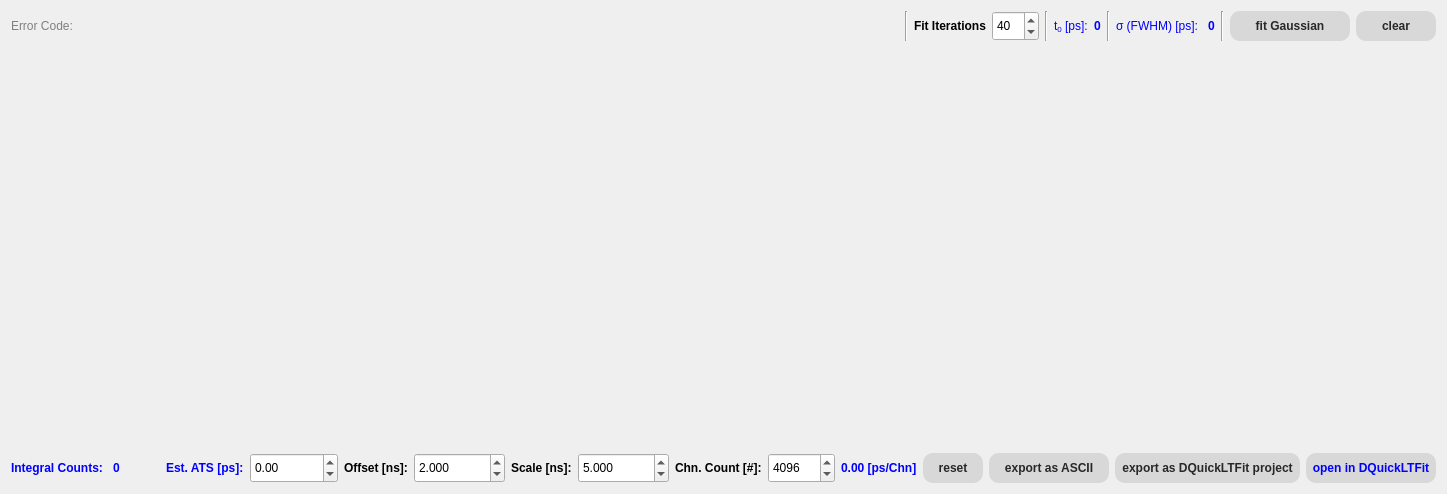
      <widget class="QWidget" name="tab_7">
       <attribute name="title">
        <string>Spec (Merged)</string>
       </attribute>
       <layout class="QVBoxLayout" name="verticalLayout_12">
        <item>
         <layout class="QHBoxLayout" name="horizontalLayout_16">
          <item>
           <widget class="QLabel" name="label_55">
            <property name="styleSheet">
             <string notr="true">color: grey</string>
            </property>
            <property name="text">
             <string>Error Code:</string>
            </property>
           </widget>
          </item>
          <item>
           <widget class="QLabel" name="label_fitReturnValue_Merged">
            <property name="text">
             <string/>
            </property>
           </widget>
          </item>
          <item>
           <spacer name="horizontalSpacer_16">
            <property name="orientation">
             <enum>Qt::Horizontal</enum>
            </property>
            <property name="sizeHint" stdset="0">
             <size>
              <width>40</width>
              <height>20</height>
             </size>
            </property>
           </spacer>
          </item>
          <item>
           <widget class="Line" name="line_8">
            <property name="orientation">
             <enum>Qt::Vertical</enum>
            </property>
           </widget>
          </item>
          <item>
           <widget class="QLabel" name="label_56">
            <property name="font">
             <font>
              <weight>75</weight>
              <bold>true</bold>
             </font>
            </property>
            <property name="text">
             <string>Fit Iterations</string>
            </property>
           </widget>
          </item>
          <item>
           <widget class="QSpinBox" name="spinBox_fitIterations_Merged">
            <property name="minimumSize">
             <size>
              <width>0</width>
              <height>30</height>
             </size>
            </property>
            <property name="minimum">
             <number>5</number>
            </property>
            <property name="maximum">
             <number>500</number>
            </property>
            <property name="value">
             <number>40</number>
            </property>
           </widget>
          </item>
          <item>
           <widget class="Line" name="line_9">
            <property name="orientation">
             <enum>Qt::Vertical</enum>
            </property>
           </widget>
          </item>
          <item>
           <widget class="QLabel" name="label_54">
            <property name="styleSheet">
             <string notr="true">color: blue</string>
            </property>
            <property name="text">
             <string>t&lt;sub&gt;0&lt;/sub&gt; [ps]:</string>
            </property>
           </widget>
          </item>
          <item>
           <widget class="QLabel" name="label_meanFitMerged">
            <property name="font">
             <font>
              <weight>75</weight>
              <bold>true</bold>
             </font>
            </property>
            <property name="styleSheet">
             <string notr="true">color: blue</string>
            </property>
            <property name="text">
             <string>0</string>
            </property>
           </widget>
          </item>
          <item>
           <widget class="Line" name="line_11">
            <property name="orientation">
             <enum>Qt::Vertical</enum>
            </property>
           </widget>
          </item>
          <item>
           <widget class="QLabel" name="label_58">
            <property name="styleSheet">
             <string notr="true">color: blue</string>
            </property>
            <property name="text">
             <string>&amp;#963; (FWHM) [ps]: </string>
            </property>
            <property name="textFormat">
             <enum>Qt::RichText</enum>
            </property>
           </widget>
          </item>
          <item>
           <widget class="QLabel" name="label_MergedFitFWHM">
            <property name="font">
             <font>
              <weight>75</weight>
              <bold>true</bold>
             </font>
            </property>
            <property name="styleSheet">
             <string notr="true">color: blue</string>
            </property>
            <property name="text">
             <string>0</string>
            </property>
           </widget>
          </item>
          <item>
           <widget class="Line" name="line_12">
            <property name="orientation">
             <enum>Qt::Vertical</enum>
            </property>
           </widget>
          </item>
          <item>
           <widget class="QPushButton" name="pushButton_MergedFit">
            <property name="minimumSize">
             <size>
              <width>120</width>
              <height>30</height>
             </size>
            </property>
            <property name="font">
             <font>
              <weight>75</weight>
              <bold>true</bold>
             </font>
            </property>
            <property name="styleSheet">
             <string notr="true">QPushButton {
border-style: flat;
background-color:  rgb(216,216,216); 
color: rgb(40,40,40);
border-radius: 10;
}

QPushButton:disabled {
border-style: flat;
background-color:  rgb(236,236,236); 
color: rgb(140,140,140);
border-radius: 10;
}

QPushButton:hover {
border-style: flat; 
background-color: rgb(160,160,160);
color: rgb(40,40,40);
border-radius: 5;
}

QPushButton:pressed {
border-style: flat; 
background-color: transparent;
color: rgb(40,40,40);
border-radius: 2;
border-color: black;
}</string>
            </property>
            <property name="text">
             <string>fit Gaussian</string>
            </property>
           </widget>
          </item>
          <item>
           <widget class="QPushButton" name="pushButton_clearMergedFitData">
            <property name="minimumSize">
             <size>
              <width>80</width>
              <height>30</height>
             </size>
            </property>
            <property name="font">
             <font>
              <weight>75</weight>
              <bold>true</bold>
             </font>
            </property>
            <property name="styleSheet">
             <string notr="true">QPushButton {
border-style: flat;
background-color:  rgb(216,216,216); 
color: rgb(40,40,40);
border-radius: 10;
}

QPushButton:disabled {
border-style: flat;
background-color:  rgb(236,236,236); 
color: rgb(140,140,140);
border-radius: 10;
}

QPushButton:hover {
border-style: flat; 
background-color: rgb(160,160,160);
color: rgb(40,40,40);
border-radius: 5;
}

QPushButton:pressed {
border-style: flat; 
background-color: transparent;
color: rgb(40,40,40);
border-radius: 2;
border-color: black;
}</string>
            </property>
            <property name="text">
             <string>clear</string>
            </property>
           </widget>
          </item>
         </layout>
        </item>
        <item>
         <widget class="plot2DXWidget" name="widget_ltMerged" native="true">
          <property name="minimumSize">
           <size>
            <width>800</width>
            <height>400</height>
           </size>
          </property>
         </widget>
        </item>
        <item>
         <layout class="QHBoxLayout" name="horizontalLayout_15">
          <item>
           <widget class="QLabel" name="label_45">
            <property name="font">
             <font>
              <weight>75</weight>
              <bold>true</bold>
             </font>
            </property>
            <property name="styleSheet">
             <string notr="true">color:blue </string>
            </property>
            <property name="text">
             <string>Integral Counts: </string>
            </property>
           </widget>
          </item>
          <item>
           <widget class="QLabel" name="label_countsIntergralMerged">
            <property name="font">
             <font>
              <weight>75</weight>
              <bold>true</bold>
             </font>
            </property>
            <property name="styleSheet">
             <string notr="true">color:blue </string>
            </property>
            <property name="text">
             <string>0</string>
            </property>
           </widget>
          </item>
          <item>
           <spacer name="horizontalSpacer_15">
            <property name="orientation">
             <enum>Qt::Horizontal</enum>
            </property>
            <property name="sizeHint" stdset="0">
             <size>
              <width>40</width>
              <height>20</height>
             </size>
            </property>
           </spacer>
          </item>
          <item>
           <widget class="QLabel" name="label_49">
            <property name="font">
             <font>
              <weight>75</weight>
              <bold>true</bold>
             </font>
            </property>
            <property name="styleSheet">
             <string notr="true">color: blue
</string>
            </property>
            <property name="text">
             <string>Est. ATS [ps]:</string>
            </property>
           </widget>
          </item>
          <item>
           <widget class="DRS4DoubleSpinBox" name="doubleSpinBox_meanCoincidence">
            <property name="minimumSize">
             <size>
              <width>0</width>
              <height>30</height>
             </size>
            </property>
            <property name="minimum">
             <double>-2000000.000000000000000</double>
            </property>
            <property name="maximum">
             <double>2000000.000000000000000</double>
            </property>
           </widget>
          </item>
          <item>
           <widget class="QLabel" name="label_46">
            <property name="font">
             <font>
              <weight>75</weight>
              <bold>true</bold>
             </font>
            </property>
            <property name="text">
             <string>Offset [ns]:</string>
            </property>
           </widget>
          </item>
          <item>
           <widget class="DRS4DoubleSpinBox" name="doubleSpinBox_offsetMerged">
            <property name="minimumSize">
             <size>
              <width>0</width>
              <height>30</height>
             </size>
            </property>
            <property name="decimals">
             <number>3</number>
            </property>
            <property name="minimum">
             <double>0.010000000000000</double>
            </property>
            <property name="maximum">
             <double>1000000.000000000000000</double>
            </property>
            <property name="value">
             <double>2.000000000000000</double>
            </property>
           </widget>
          </item>
          <item>
           <widget class="QLabel" name="label_47">
            <property name="font">
             <font>
              <weight>75</weight>
              <bold>true</bold>
             </font>
            </property>
            <property name="text">
             <string>Scale [ns]:</string>
            </property>
           </widget>
          </item>
          <item>
           <widget class="DRS4DoubleSpinBox" name="doubleSpinBox_scalerMerged">
            <property name="minimumSize">
             <size>
              <width>0</width>
              <height>30</height>
             </size>
            </property>
            <property name="decimals">
             <number>3</number>
            </property>
            <property name="minimum">
             <double>0.005000000000000</double>
            </property>
            <property name="maximum">
             <double>1000000.000000000000000</double>
            </property>
            <property name="value">
             <double>5.000000000000000</double>
            </property>
           </widget>
          </item>
          <item>
           <widget class="QLabel" name="label_48">
            <property name="font">
             <font>
              <weight>75</weight>
              <bold>true</bold>
             </font>
            </property>
            <property name="text">
             <string>Chn. Count [#]:</string>
            </property>
           </widget>
          </item>
          <item>
           <widget class="DRS4SpinBox" name="spinBox_chnCountMerged">
            <property name="minimumSize">
             <size>
              <width>0</width>
              <height>30</height>
             </size>
            </property>
            <property name="minimum">
             <number>10</number>
            </property>
            <property name="maximum">
             <number>1000000</number>
            </property>
            <property name="value">
             <number>4096</number>
            </property>
           </widget>
          </item>
          <item>
           <widget class="QLabel" name="label_channelResMerged">
            <property name="font">
             <font>
              <weight>75</weight>
              <bold>true</bold>
             </font>
            </property>
            <property name="styleSheet">
             <string notr="true">color: blue</string>
            </property>
            <property name="text">
             <string>0.00 [ps/Chn]</string>
            </property>
           </widget>
          </item>
          <item>
           <widget class="QPushButton" name="pushButton_resetMergedLTSpectrum">
            <property name="minimumSize">
             <size>
              <width>60</width>
              <height>30</height>
             </size>
            </property>
            <property name="font">
             <font>
              <weight>75</weight>
              <bold>true</bold>
             </font>
            </property>
            <property name="styleSheet">
             <string notr="true">QPushButton {
border-style: flat;
background-color:  rgb(216,216,216); 
color: rgb(40,40,40);
border-radius: 10;
}

QPushButton:disabled {
border-style: flat;
background-color:  rgb(236,236,236); 
color: rgb(140,140,140);
border-radius: 10;
}

QPushButton:hover {
border-style: flat; 
background-color: rgb(160,160,160);
color: rgb(40,40,40);
border-radius: 5;
}

QPushButton:pressed {
border-style: flat; 
background-color: transparent;
color: rgb(40,40,40);
border-radius: 2;
border-color: black;
}</string>
            </property>
            <property name="text">
             <string>reset</string>
            </property>
           </widget>
          </item>
          <item>
           <widget class="QPushButton" name="pushButton_saveMergedLTSpectrum">
            <property name="minimumSize">
             <size>
              <width>120</width>
              <height>30</height>
             </size>
            </property>
            <property name="font">
             <font>
              <weight>75</weight>
              <bold>true</bold>
             </font>
            </property>
            <property name="styleSheet">
             <string notr="true">QPushButton {
border-style: flat;
background-color:  rgb(216,216,216); 
color: rgb(40,40,40);
border-radius: 10;
}

QPushButton:disabled {
border-style: flat;
background-color:  rgb(236,236,236); 
color: rgb(140,140,140);
border-radius: 10;
}

QPushButton:hover {
border-style: flat; 
background-color: rgb(160,160,160);
color: rgb(40,40,40);
border-radius: 5;
}

QPushButton:pressed {
border-style: flat; 
background-color: transparent;
color: rgb(40,40,40);
border-radius: 2;
border-color: black;
}</string>
            </property>
            <property name="text">
             <string>export as ASCII</string>
            </property>
           </widget>
          </item>
          <item>
           <widget class="QPushButton" name="pushButton_mergedDQuickLT">
            <property name="minimumSize">
             <size>
              <width>185</width>
              <height>30</height>
             </size>
            </property>
            <property name="font">
             <font>
              <weight>75</weight>
              <bold>true</bold>
             </font>
            </property>
            <property name="styleSheet">
             <string notr="true">QPushButton {
border-style: flat;
background-color:  rgb(216,216,216); 
color: rgb(40,40,40);
border-radius: 10;
}

QPushButton:disabled {
border-style: flat;
background-color:  rgb(236,236,236); 
color: rgb(140,140,140);
border-radius: 10;
}

QPushButton:hover {
border-style: flat; 
background-color: rgb(160,160,160);
color: rgb(40,40,40);
border-radius: 5;
}

QPushButton:pressed {
border-style: flat; 
background-color: transparent;
color: rgb(40,40,40);
border-radius: 2;
border-color: black;
}</string>
            </property>
            <property name="text">
             <string>export as DQuickLTFit project</string>
            </property>
           </widget>
          </item>
          <item>
           <widget class="QPushButton" name="pushButton_openMergedDQuickLT">
            <property name="minimumSize">
             <size>
              <width>130</width>
              <height>30</height>
             </size>
            </property>
            <property name="font">
             <font>
              <weight>75</weight>
              <bold>true</bold>
             </font>
            </property>
            <property name="styleSheet">
             <string notr="true">QPushButton {
border-style: flat;
background-color:  rgb(216,216,216); 
color: blue;
border-radius: 10;
}

QPushButton:disabled {
border-style: flat;
background-color:  rgb(236,236,236); 
color: rgb(140,140,140);
border-radius: 10;
}

QPushButton:hover {
border-style: flat; 
background-color: rgb(160,160,160);
color: blue;
border-radius: 5;
}

QPushButton:pressed {
border-style: flat; 
background-color: transparent;
color: blue;
border-radius: 2;
border-color: black;
}</string>
            </property>
            <property name="text">
             <string>open in DQuickLTFit</string>
            </property>
           </widget>
          </item>
         </layout>
        </item>
       </layout>
      </widget>
